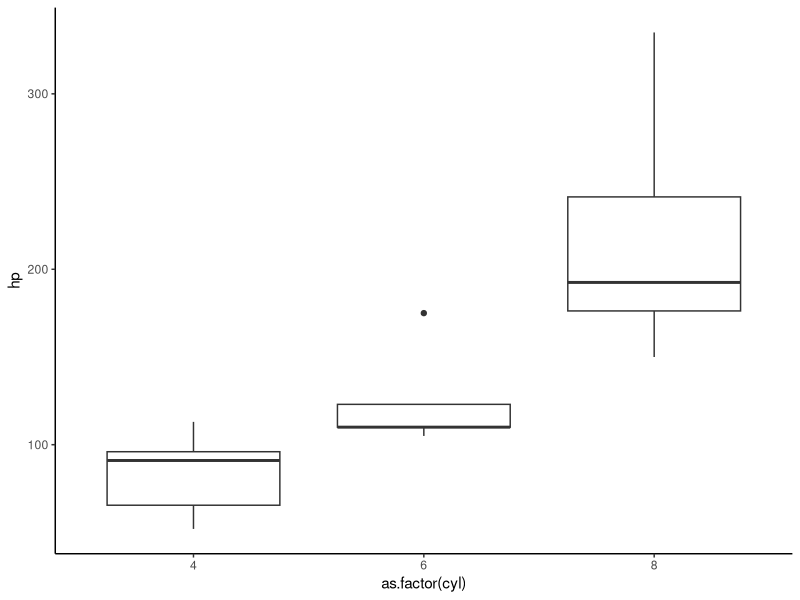
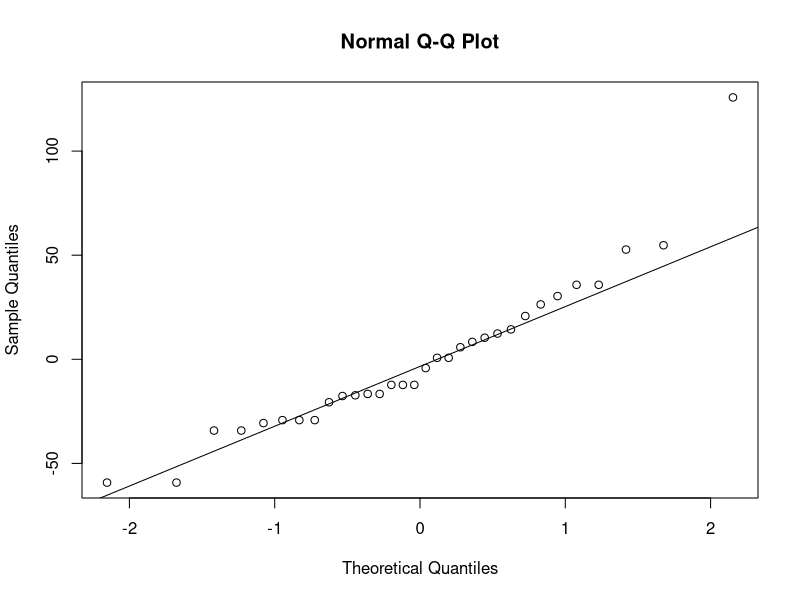
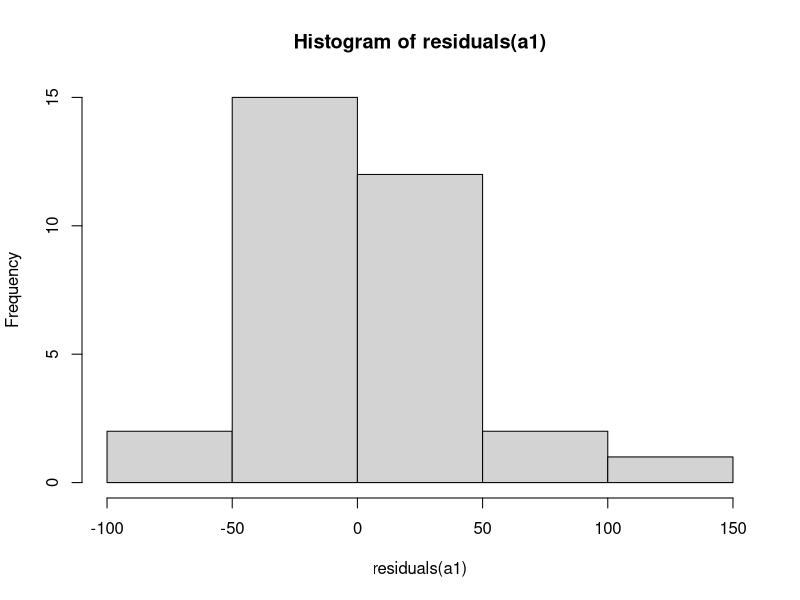
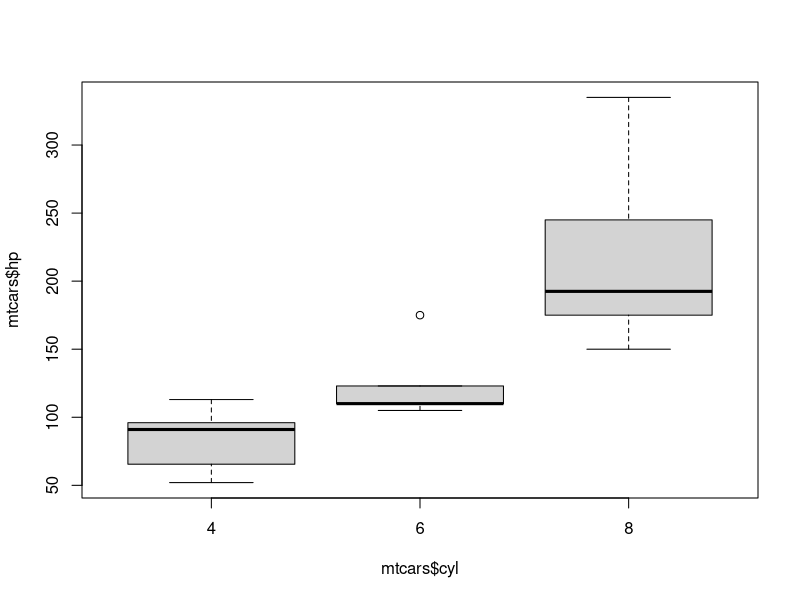
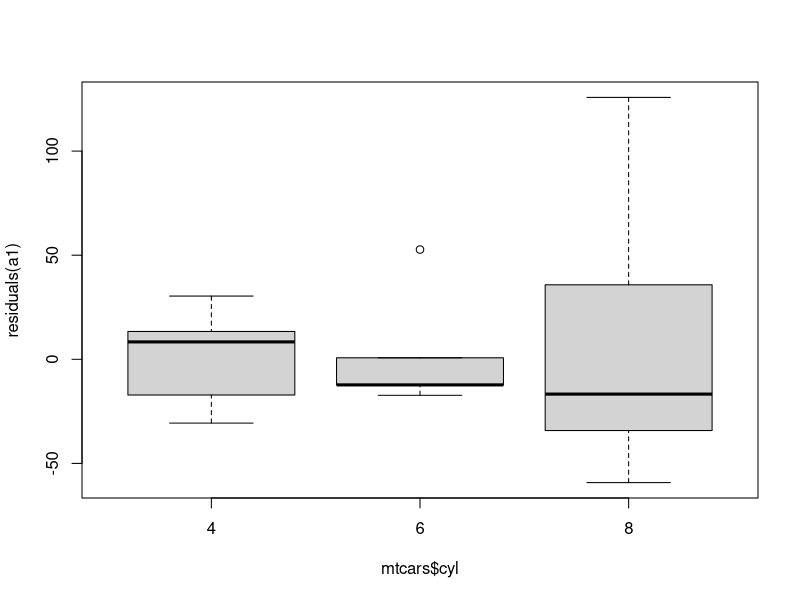
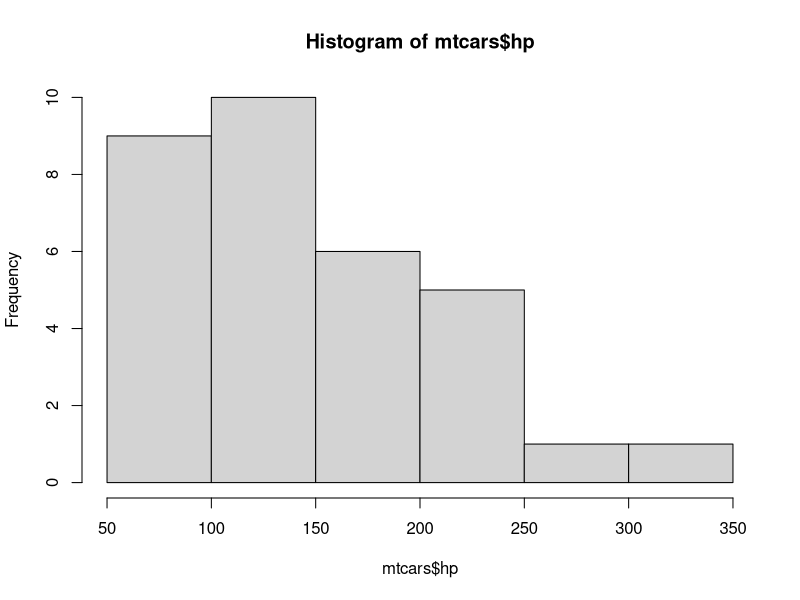
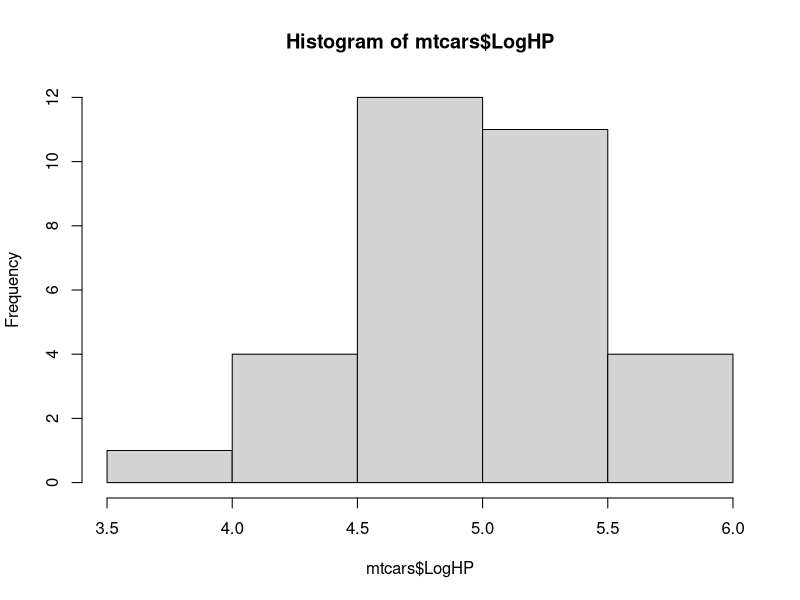
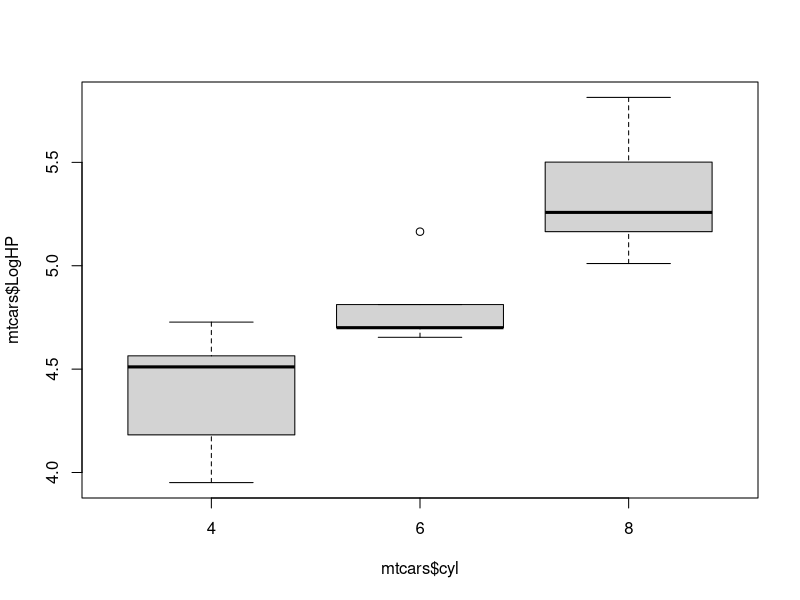

The R source for these figures, in order:
## ---- chunk 1
data(mtcars)
## ---- chunk 2
library(ggplot2)
ggplot(data = mtcars,mapping = aes(x=as.factor(cyl),y=hp)) + geom_boxplot() + theme_classic()
## ---- chunk 3
grand.mean <- mean(mtcars$hp)
grand.mean
## ---- chunk 4
group.means <- tapply(mtcars$hp,mtcars$cyl,mean)
group.means
## ---- chunk 5
mtcars$group.means <- group.means[match(mtcars$cyl,names(group.means))]
head(mtcars)
## ---- chunk 6
mtcars$SquDevTotal <- (mtcars$hp - grand.mean)^2
sst <- sum(mtcars$SquDevTotal)
sst
## ---- chunk 7
mtcars$SquDevBetween <- (mtcars$group.means - grand.mean)^2
ssb <- sum(mtcars$SquDevBetween)
ssb
## ---- chunk 8
mtcars$SquDevWithin <- (mtcars$hp - mtcars$group.means)^2
ssw <- sum(mtcars$SquDevWithin)
ssw
## ---- chunk 9
N = nrow(mtcars)
K = length(unique(mtcars$cyl))
df.total <- N - 1
df.between <- K - 1
df.within <- N - K
df.total
df.between
df.within
## ---- chunk 10
sst == ssb + ssw
df.total == df.between + df.within
## ---- chunk 11
msb <- ssb/df.between
msw <- ssw/df.within
msb
msw
## ---- chunk 12
f <- msb/msw
f
## ---- chunk 13
P <- pf(q = f,df1 = df.between,df2 = df.within,lower.tail = FALSE)
P
## ---- chunk 14
mtcars$cyl <- factor(mtcars$cyl)
## ---- chunk 15
a1 <- aov(mtcars$hp~mtcars$cyl)
summary(a1)
## ---- chunk 16
# The qqnorm function creates the basic Q-Q plot, while the Q-Q line adds the diagonal line
# along which we expect points to full if there is a normal distribution of residuals
qqnorm(residuals(a1))
qqline(residuals(a1))
hist(residuals(a1))
## ---- chunk 17
boxplot(mtcars$hp~mtcars$cyl)
## ---- chunk 18
boxplot(residuals(a1)~mtcars$cyl)
## ---- chunk 19
hist(mtcars$hp)
## ---- chunk 20
mtcars$LogHP <- log(mtcars$hp)
hist(mtcars$LogHP)
## ---- chunk 21
boxplot(mtcars$LogHP~mtcars$cyl)
## ---- chunk 22
a2 <- aov(mtcars$LogHP~mtcars$cyl)
summary(a2)
## ---- chunk 23
qqnorm(residuals(a2)); qqline(residuals(a2))
hist(residuals(a2))
boxplot(residuals(a2)~mtcars$cyl)
